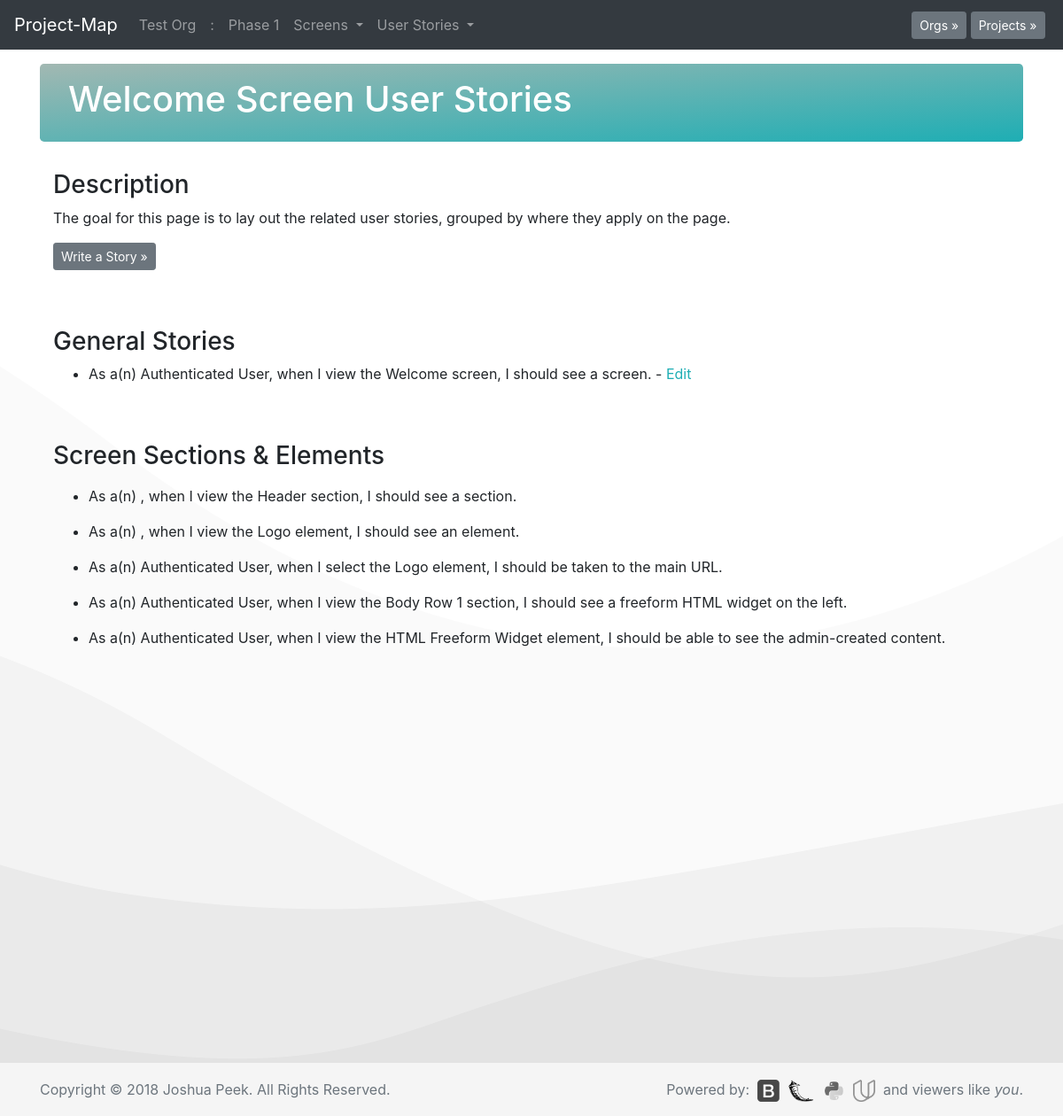
Before: /scrn1/story with the older database file.
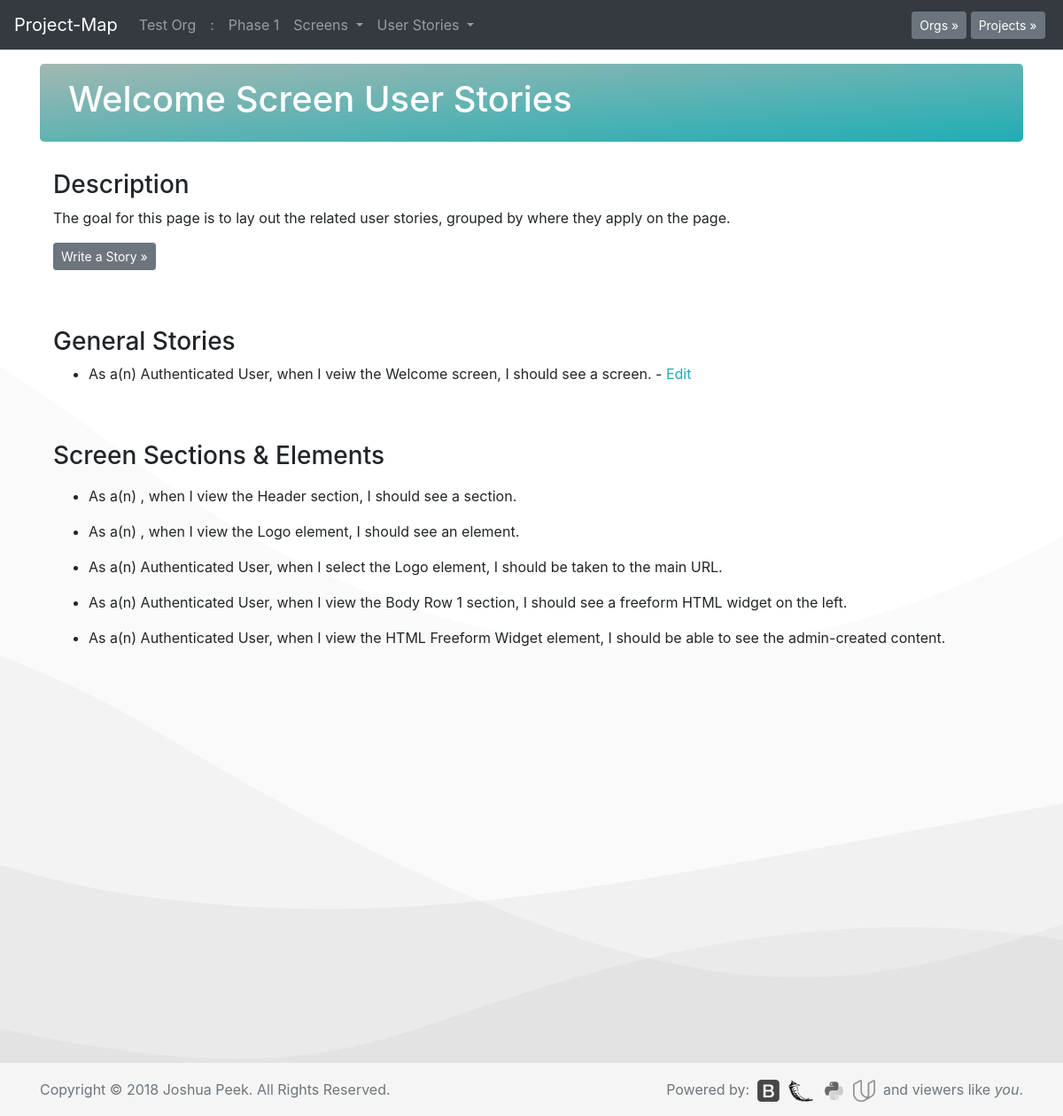
After: the same page with the newer database file.
### database_setup.py (models this page shows, shortened)
class Org(Base):
    __tablename__ = 'org'
    id = Column(Integer, primary_key=True)
    title = Column(String(250), nullable=False)
    description = Column(String(500))

class Project(Base):
    __tablename__ = 'project'
    id = Column(Integer, primary_key=True)
    title = Column(String(250), nullable=False)
    description = Column(String(500))
    org_id = Column(Integer, ForeignKey('org.id'))
    org = relationship(Org)

class Screen(Base):
    __tablename__ = 'screen'
    id = Column(Integer, primary_key=True)
    title = Column(String(250), nullable=False)
    description = Column(String(500))
    project_id = Column(Integer, ForeignKey('project.id'))
    project = relationship(Project)

class Story(Base):
    __tablename__ = 'story'
    id = Column(Integer, primary_key=True)
    expectation = Column(String(500), nullable=False)
    action = Column(String(50), nullable=False)
    hook = Column(String(10), nullable=False)
    hookID = Column(Integer, nullable=False)
    project_id = Column(Integer, ForeignKey('project.id'))
    project = relationship(Project)
    screen_id = Column(Integer, ForeignKey('screen.id'))
    screen = relationship(Screen)
    role_id = Column(Integer, ForeignKey('role.id'))
    role = relationship(Role)

class Role(Base):
    __tablename__ = 'role'
    id = Column(Integer, primary_key=True)
    title = Column(String(250), nullable=False)
    description = Column(String(500))
    authRequired = Column(String(5))
    project_id = Column(Integer, ForeignKey('project.id'))
    project = relationship(Project)

class Section(Base):
    __tablename__ = 'section'
    id = Column(Integer, primary_key=True)
    title = Column(String(250), nullable=False)
    description = Column(String(500))
    project_id = Column(Integer, ForeignKey('project.id'))
    project = relationship(Project)

class Element(Base):
    __tablename__ = 'element'
    id = Column(Integer, primary_key=True)
    title = Column(String(250), nullable=False)
    description = Column(String(500))
    project_id = Column(Integer, ForeignKey('project.id'))
    project = relationship(Project)

### app.py (the view)
@app.route('/scrn<int:screen_id>/story')
def screenStory(screen_id):
    screen = session.query(Screen).filter_by(id=screen_id).one()
    project = session.query(Project).filter_by(id=screen.project.id).one()
    stories = session.query(Story).filter_by(screen_id=screen_id).all()
    ss = session.query(ScreenSection).filter_by(screen_id=screen_id).all()
    se = session.query(SectionElement).filter_by(project_id=project.id)
    allorgs = session.query(Org).all()
    allprojects = session.query(Project).all()
    org = session.query(Org).filter_by(id=project.org.id).one()
    projects = session.query(Project).filter_by(org_id=org.id).all()
    screens = session.query(Screen).filter_by(project_id=project.id).all()
    roles = session.query(Role).filter_by(project_id=project.id).all()
    return render_template('stories.html', screen=screen, project=project,
    stories=stories, ss=ss, se=se, allorgs=allorgs, allprojects=allprojects,
    org=org, projects=projects, screens=screens, roles=roles)

### templates/stories.html (shortened to what this page needs)
<!doctype html>
<html lang="en">
  {% include "header.html" %}
  <body>
    {% include "menu.html" %}
    <main role="main" class="container">
      <div class="jumbotron" style="padding:1rem 2rem;">
        <h1>{{screen.title}} Screen User Stories</h1>
      </div>
<div class="container">
  <div class="row">
    <div class="col-md-12 mb-5">
      <h3>Description</h3>
      <p>The goal for this page is to lay out the related user stories,
        grouped by where they apply on the page.</p>
      <p><button type="button" class="btn btn-secondary btn-sm" data-toggle="modal" data-target="#story-composer">Write a Story &raquo;</button></p>
    </div>
  </div>
  <div class="row">
    <div class="col-md-12 mb-5">
      <h3>General Stories</h3>
      <ul>
        {% for i in stories %}
          {% if i.hook == "screen" %}
            <li>As a(n) {{i.role.title}}, when I {{i.action}} the
              {{i.screen.title}} screen, {{i.expectation}}. -
            <a href="{{url_for('editStory', story_id=i.id)}}">Edit</a></li>
          {% endif %}
        {% endfor %}
      </ul>
    </div>
  </div>
  <div class="row">
    <div class="col-md-12 mb-5">
      <h3>Screen Sections & Elements</h3>
      <p>
        {% for i in ss %}
          {% for a in stories %}
            <ul>
              {% if a.hook == "section" and a.hookID == i.section.id %}
                <li>As a(n) {{a.role.title}}, when I {{a.action}} the
                  {{i.section.title}} section, {{a.expectation}}.</li>
              {% endif %}
            </ul>
          {% endfor %}
          {% for b in se %}
            {% for c in stories %}
              <ul>
                {% if c.hook == "element" %}
                  {% if c.hookID == b.element.id and b.section.id == i.section.id %}
                    <li>As a(n) {{c.role.title}}, when I {{c.action}} the
                      {{b.element.title}} element, {{c.expectation}}.</li>
                  {% endif %}
                {% endif %}
              </ul>
            {% endfor %}
          {% endfor %}
        {% endfor %}
      </p>
    </div>
  </div>
</div>
    </main>
  {% include "footer.html" %}
  </body>
</html>

### templates/header.html (shortened to what this page needs)
<head>
  <link href="../../../../static/styles.css" rel="stylesheet">
</head>

### templates/menu.html (shortened to what this page needs)
<nav class="navbar navbar-expand-md navbar-dark fixed-top bg-dark">
  <a class="navbar-brand" href="/">Project-Map</a>
  <div class="collapse navbar-collapse" id="navbarCollapse">
    <ul class="navbar-nav mr-auto">
      {% if org is defined %}
      <li class="nav-item">
        <a class="nav-link" href="{{url_for('orgPage', org_id=org.id)}}">{{org.title}}</a>
      </li>
      {% endif %}
      {% if project is defined %}
      <li class="nav-item">
        <span class="nav-link">:</span>
      </li>
      <li class="nav-item">
        <a class="nav-link" href="{{url_for('projectPage', org_id=project.org.id,
          project_id=project.id)}}">{{project.title}}
        </a>
      </li>
      {% endif %}
      {% if screens is defined %}
      <li class="nav-item dropdown">
        <a class="nav-link dropdown-toggle" href="#" id="navbarDropdown" role="button" data-toggle="dropdown" aria-haspopup="true" aria-expanded="false">
          Screens
        </a>
      </li>
      {% endif %}
      {% if screens is defined %}
      <li class="nav-item dropdown">
        <a class="nav-link dropdown-toggle" href="#" id="navbarDropdown" role="button" data-toggle="dropdown" aria-haspopup="true" aria-expanded="false">
          User Stories
        </a>
      </li>
      {% endif %}
    </ul>
    {% if allorgs is defined %}
    <button type="button" class="btn btn-secondary btn-sm my-2 my-sm-0" data-toggle="modal" data-target="#org-select">Orgs &raquo;</button>&nbsp;
    {% endif %}
    {% if allprojects is defined %}
    <button type="button" class="btn btn-secondary btn-sm my-2 my-sm-0" data-toggle="modal" data-target="#project-select">Projects &raquo;</button>&nbsp;
    {% endif %}
  </div>
</nav>

### templates/footer.html (shortened to what this page needs)
<footer class="footer">
  <div class="container">
    <span class="text-muted">Copyright © 2018 Joshua Peek. All Rights Reserved.</span>
    <span style="float:right;">
      <span class="text-muted">Powered by:&nbsp;</span>
      <a href="https://getbootstrap.com/"><img class="grayscale" src="../../../../static/images/bootstrap.png" height="25px"></a>&nbsp;
      <a href="http://flask.pocoo.org/"><img class="grayscale" src="../../../../static/images/flask.png" height="25px"></a>&nbsp;
      <a href="https://www.python.org/"><img class="grayscale" src="../../../../static/images/python.png" height="25px"></a>&nbsp;
      <a href="https://www.udacity.com/"><img class="grayscale" src="../../../../static/images/udacity.png" height="25px"></a>&nbsp;
      <span class="text-muted"> and viewers like <i>you</i>.</span>
    </span>
  </div>
</footer>

Changed rows visible on the page:
changed Story "I should see a screen": action "view" → "veiw"
